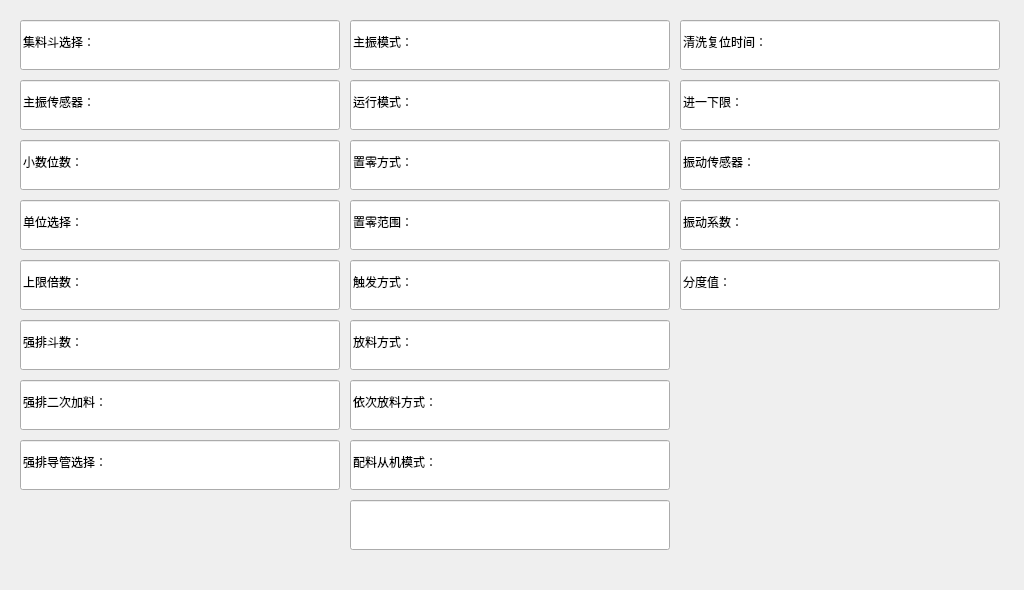
<?xml version="1.0" encoding="UTF-8"?>
<ui version="4.0">
 <class>FormMenuHSetSysParam</class>
 <widget class="QWidget" name="FormMenuHSetSysParam">
  <property name="geometry">
   <rect>
    <x>0</x>
    <y>0</y>
    <width>1024</width>
    <height>590</height>
   </rect>
  </property>
  <property name="windowTitle">
   <string>FormMenuHSetSysParam</string>
  </property>
  <widget class="QImageLineEdit" name="p_1">
   <property name="geometry">
    <rect>
     <x>20</x>
     <y>20</y>
     <width>320</width>
     <height>50</height>
    </rect>
   </property>
   <property name="whatsThis">
    <string>集料斗选择：?</string>
   </property>
   <property name="text">
    <string>集料斗选择：</string>
   </property>
  </widget>
  <widget class="QImageLineEdit" name="p_2">
   <property name="geometry">
    <rect>
     <x>20</x>
     <y>80</y>
     <width>320</width>
     <height>50</height>
    </rect>
   </property>
   <property name="whatsThis">
    <string>主振传感器：?</string>
   </property>
   <property name="text">
    <string>主振传感器：</string>
   </property>
  </widget>
  <widget class="QImageLineEdit" name="p_3">
   <property name="geometry">
    <rect>
     <x>20</x>
     <y>140</y>
     <width>320</width>
     <height>50</height>
    </rect>
   </property>
   <property name="whatsThis">
    <string>小数位数：?</string>
   </property>
   <property name="text">
    <string>小数位数：</string>
   </property>
  </widget>
  <widget class="QImageLineEdit" name="p_4">
   <property name="geometry">
    <rect>
     <x>20</x>
     <y>200</y>
     <width>320</width>
     <height>50</height>
    </rect>
   </property>
   <property name="whatsThis">
    <string>单位选择：?</string>
   </property>
   <property name="text">
    <string>单位选择：</string>
   </property>
  </widget>
  <widget class="QImageLineEdit" name="p_5">
   <property name="geometry">
    <rect>
     <x>20</x>
     <y>260</y>
     <width>320</width>
     <height>50</height>
    </rect>
   </property>
   <property name="whatsThis">
    <string>上限倍数：?</string>
   </property>
   <property name="text">
    <string>上限倍数：</string>
   </property>
  </widget>
  <widget class="QImageLineEdit" name="p_6">
   <property name="geometry">
    <rect>
     <x>20</x>
     <y>320</y>
     <width>320</width>
     <height>50</height>
    </rect>
   </property>
   <property name="whatsThis">
    <string>强排斗数：?</string>
   </property>
   <property name="text">
    <string>强排斗数：</string>
   </property>
  </widget>
  <widget class="QImageLineEdit" name="p_7">
   <property name="geometry">
    <rect>
     <x>20</x>
     <y>380</y>
     <width>320</width>
     <height>50</height>
    </rect>
   </property>
   <property name="whatsThis">
    <string>强排二次加料：?</string>
   </property>
   <property name="text">
    <string>强排二次加料：</string>
   </property>
  </widget>
  <widget class="QImageLineEdit" name="p_8">
   <property name="geometry">
    <rect>
     <x>350</x>
     <y>20</y>
     <width>320</width>
     <height>50</height>
    </rect>
   </property>
   <property name="whatsThis">
    <string>主振模式：?</string>
   </property>
   <property name="text">
    <string>主振模式：</string>
   </property>
  </widget>
  <widget class="QImageLineEdit" name="p_9">
   <property name="geometry">
    <rect>
     <x>350</x>
     <y>80</y>
     <width>320</width>
     <height>50</height>
    </rect>
   </property>
   <property name="whatsThis">
    <string>运行模式：?</string>
   </property>
   <property name="text">
    <string>运行模式：</string>
   </property>
  </widget>
  <widget class="QImageLineEdit" name="p_10">
   <property name="geometry">
    <rect>
     <x>350</x>
     <y>140</y>
     <width>320</width>
     <height>50</height>
    </rect>
   </property>
   <property name="whatsThis">
    <string>置零方式：?</string>
   </property>
   <property name="text">
    <string>置零方式：</string>
   </property>
  </widget>
  <widget class="QImageLineEdit" name="p_11">
   <property name="geometry">
    <rect>
     <x>350</x>
     <y>200</y>
     <width>320</width>
     <height>50</height>
    </rect>
   </property>
   <property name="whatsThis">
    <string>置零范围：?</string>
   </property>
   <property name="text">
    <string>置零范围：</string>
   </property>
  </widget>
  <widget class="QImageLineEdit" name="p_12">
   <property name="geometry">
    <rect>
     <x>350</x>
     <y>260</y>
     <width>320</width>
     <height>50</height>
    </rect>
   </property>
   <property name="whatsThis">
    <string>触发方式：?</string>
   </property>
   <property name="text">
    <string>触发方式：</string>
   </property>
  </widget>
  <widget class="QImageLineEdit" name="p_13">
   <property name="geometry">
    <rect>
     <x>350</x>
     <y>320</y>
     <width>320</width>
     <height>50</height>
    </rect>
   </property>
   <property name="whatsThis">
    <string>放料方式：?</string>
   </property>
   <property name="text">
    <string>放料方式：</string>
   </property>
  </widget>
  <widget class="QImageLineEdit" name="p_14">
   <property name="geometry">
    <rect>
     <x>350</x>
     <y>380</y>
     <width>320</width>
     <height>50</height>
    </rect>
   </property>
   <property name="whatsThis">
    <string>依次放料方式：?</string>
   </property>
   <property name="text">
    <string>依次放料方式：</string>
   </property>
  </widget>
  <widget class="QImageLineEdit" name="p_15">
   <property name="geometry">
    <rect>
     <x>350</x>
     <y>440</y>
     <width>320</width>
     <height>50</height>
    </rect>
   </property>
   <property name="whatsThis">
    <string>配料从机模式：?</string>
   </property>
   <property name="text">
    <string>配料从机模式：</string>
   </property>
  </widget>
  <widget class="QImageLineEdit" name="p_16">
   <property name="geometry">
    <rect>
     <x>350</x>
     <y>500</y>
     <width>320</width>
     <height>50</height>
    </rect>
   </property>
   <property name="text">
    <string/>
   </property>
  </widget>
  <widget class="QImageLineEdit" name="p_17">
   <property name="geometry">
    <rect>
     <x>680</x>
     <y>20</y>
     <width>320</width>
     <height>50</height>
    </rect>
   </property>
   <property name="whatsThis">
    <string>清洗复位时间：?</string>
   </property>
   <property name="text">
    <string>清洗复位时间：</string>
   </property>
  </widget>
  <widget class="QImageLineEdit" name="p_18">
   <property name="geometry">
    <rect>
     <x>680</x>
     <y>80</y>
     <width>320</width>
     <height>50</height>
    </rect>
   </property>
   <property name="whatsThis">
    <string>进一下限：?</string>
   </property>
   <property name="text">
    <string>进一下限：</string>
   </property>
  </widget>
  <widget class="QImageLineEdit" name="p_19">
   <property name="geometry">
    <rect>
     <x>680</x>
     <y>140</y>
     <width>320</width>
     <height>50</height>
    </rect>
   </property>
   <property name="whatsThis">
    <string>振动传感器：?</string>
   </property>
   <property name="text">
    <string>振动传感器：</string>
   </property>
  </widget>
  <widget class="QImageLineEdit" name="p_20">
   <property name="geometry">
    <rect>
     <x>680</x>
     <y>200</y>
     <width>320</width>
     <height>50</height>
    </rect>
   </property>
   <property name="whatsThis">
    <string>振动系数：?</string>
   </property>
   <property name="text">
    <string>振动系数：</string>
   </property>
  </widget>
  <widget class="QImageLineEdit" name="p_21">
   <property name="geometry">
    <rect>
     <x>680</x>
     <y>260</y>
     <width>320</width>
     <height>50</height>
    </rect>
   </property>
   <property name="whatsThis">
    <string>分度值：?</string>
   </property>
   <property name="text">
    <string>分度值：</string>
   </property>
  </widget>
  <widget class="QImageLineEdit" name="p_22">
   <property name="geometry">
    <rect>
     <x>20</x>
     <y>440</y>
     <width>320</width>
     <height>50</height>
    </rect>
   </property>
   <property name="whatsThis">
    <string>强排导管选择：?</string>
   </property>
   <property name="text">
    <string>强排导管选择：</string>
   </property>
  </widget>
 </widget>
 <customwidgets>
  <customwidget>
   <class>QImageLineEdit</class>
   <extends>QLineEdit</extends>
   <header>MWidget.h</header>
  </customwidget>
 </customwidgets>
 <resources/>
 <connections/>
</ui>
